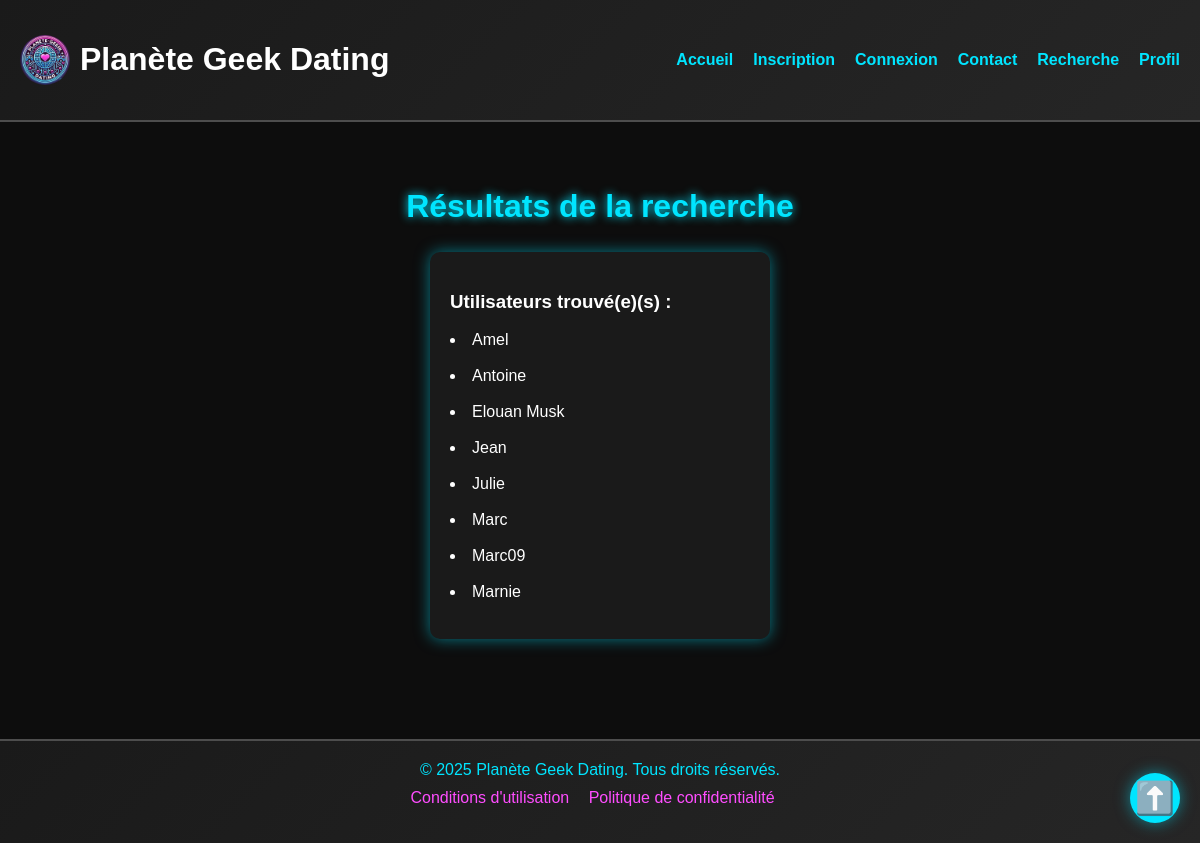
The app's page /resultats, older data.
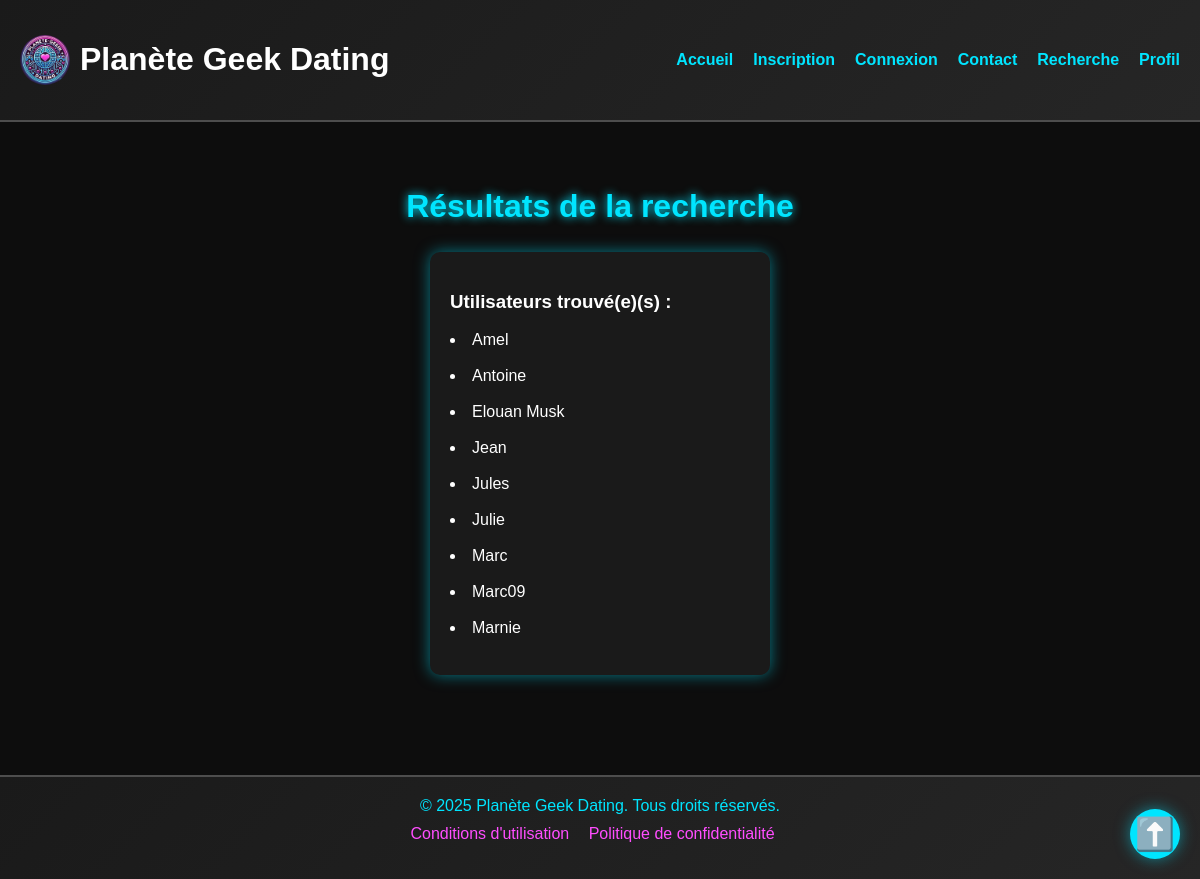
The same page, newer data.
### tables this page shows
CREATE TABLE "infos_joueur" (
	"name_id"	TEXT UNIQUE,
	"sexe"	TEXT,
	"age"	INTEGER,
	"fav_game"	TEXT,
	"screen_time_moy"	INTEGER,
	"heure_sommeil"	INTEGER,
	"addiction"	TEXT,
	"nb_douches"	INTEGER,
	"nb_ex"	INTEGER,
	"fav_soda"	TEXT,
	"fav_bonbons"	TEXT,
	"pourcent_selfcontrol"	INTEGER,
	"discord"	TEXT,
	"mdp"	TEXT UNIQUE
);

### app.py (the view, shortened to what this page needs)
@app.route('/resultats', methods=['POST', 'GET'])
def resultats():
    username = request.form.get('username')
    sexe = request.form.get('sexe')
    age = request.form.get('age')
    jeu = request.form.get('jeu')
    temps = request.form.get('temps')
    addiction = request.form.get('addiction')
    douches = request.form.get('douches')
    exs = request.form.get('exs')
    soda = request.form.get('soda')
    bonbon = request.form.get('bonbon')
    selfcontrol = request.form.get('selfcontrol')
    discord = request.form.get('discord')
    sommeil = request.form.get('sommeil')
    conn = get_db_connection(DATABASE)
    curseur = conn.cursor()
    conditions = []
    params = []
    if sexe:
        conditions.append("sexe = ?")
        params.append(sexe)
    if jeu:
        conditions.append("fav_game = ?")
        params.append(jeu)
    if temps:
        conditions.append("screen_time_moy = ?")
        params.append(temps)
    if addiction:
        conditions.append("addiction = ?")
        params.append(addiction)
    if douches:
        conditions.append("nb_douches = ?")
        params.append(douches)
    if exs:
        conditions.append("nb_ex = ?")
        params.append(exs)
    if soda:
        conditions.append("fav_soda = ?")
        params.append(soda)
    if bonbon:
        conditions.append("fav_bonbons = ?")
        params.append(bonbon)
    if selfcontrol:
        conditions.append("pourcent_selfcontrol = ?")
        params.append(selfcontrol)
    if discord:
        conditions.append("discord = ?")
        params.append(discord)
    if sommeil:
        conditions.append("heure_sommeil = ?")
        params.append(sommeil)
    if username:
        conditions.append("name_id = ?")
        params.append(username)
    query = "SELECT name_id FROM infos_joueur"
    if conditions:
        query += " WHERE " + " OR ".join(conditions)
    print("Requête SQL :", query)
    print("Paramètres :", params)
    curseur.execute(query, params)
    data = [row[0] for row in curseur.fetchall()]
    conn.commit()
    conn.close()
    return render_template('resultats.html', data=data)

### app.py (called while the page is built)
def get_db_connection(DATABASE):
    conn = sqlite3.connect(DATABASE)
    conn.row_factory = sqlite3.Row
    return conn

### templates/resultats.html (shortened to what this page needs)
<!DOCTYPE html>
<html lang="fr">
<head>
    <link rel="stylesheet" href="{{ url_for('static', filename='styles.css') }}">
</head>
<body id="top">
    <header>
        <div class="logo">
            <img src="{{url_for('static', filename='logo circulaire.webp')}}" alt="Logo Planète Geek Dating">
            <h1><a class="home_button" href="{{url_for('index')}}">Planète Geek Dating</a></h1>
        </div>
        <nav>
            <ul>
                <li><a href="{{url_for('index')}}">Accueil</a></li>
                <li><a href="{{url_for('index', section='signup')}}">Inscription</a></li>
                <li><a href="{{url_for('Connexion')}}">Connexion</a></li>
                <li><a href="{{url_for('Contacts')}}">Contact</a></li>
                <li><a href="{{url_for('recherche')}}">Recherche</a></li>
                <li><a href="{{url_for('profil')}}">Profil</a></li>
            </ul>
        </nav>
    </header>
    <main>
        <section id="results">
            <h2>Résultats de la recherche</h2>
            <div class="profile-list">
                <div class="profile-card">
                    <h3>Utilisateurs trouvé(e)(s) :</h3>
            {% for pseudo in data %}
            <li>
                <a class="linkin" href="{{ url_for('profil_user_', username=pseudo) }}">{{ pseudo }}</a>
                <br>
                <br>
            </li>
            {% endfor %}
                </div>
            </div>
        </section>
    </main>
    <footer>
        <p>&copy; 2025 Planète Geek Dating. Tous droits réservés.</p>
        <ul>
            <li><a href="#terms">Conditions d'utilisation</a></li>
            <li><a href="#privacy">Politique de confidentialité</a></li>
        </ul>
    </footer>
    <a href="#top" class="back-to-top" aria-label="Remonter en haut">⬆️</a>
</body>
</html>

Row changes from the older to the newer data that the page shows:
added infos_joueur: name "Jules"
